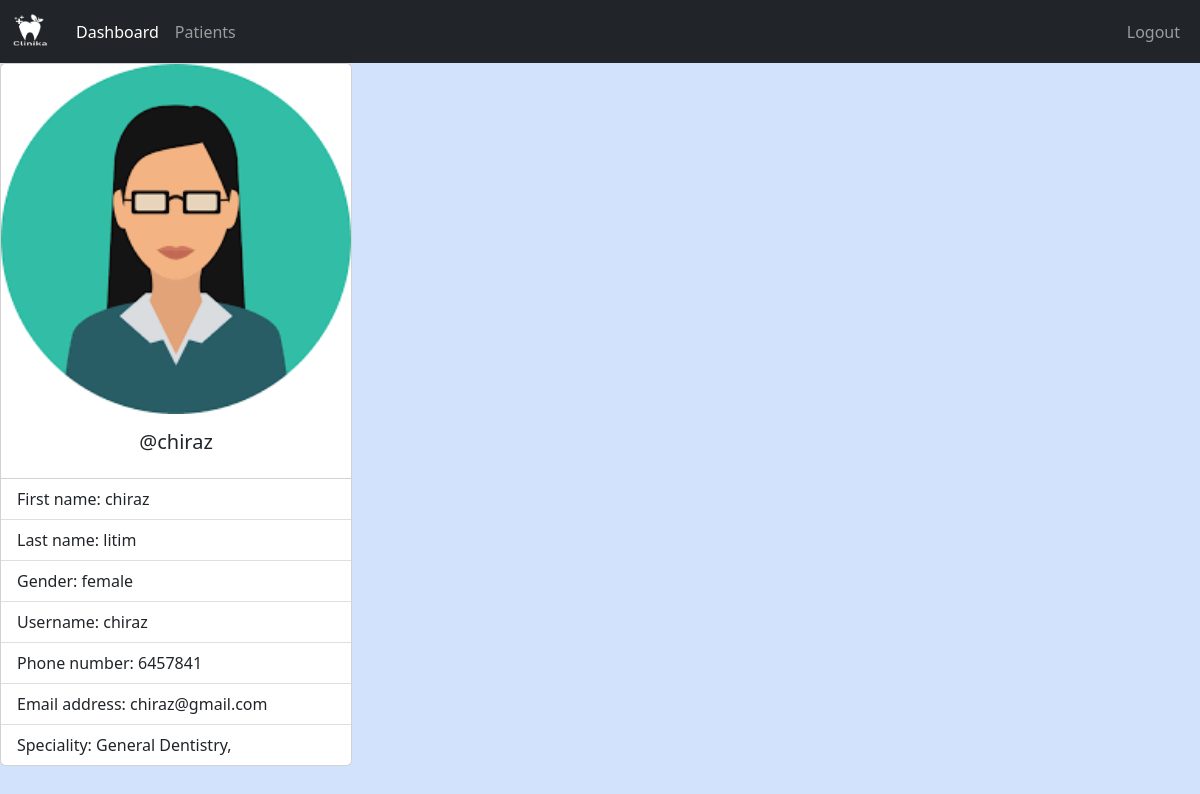
/doctor/index.php (signed in), run on the app's committed database.
### tables this page shows
CREATE TABLE `doctors` (
  `doctor_id` int(11) NOT NULL,
  `username` varchar(127) NOT NULL,
  `password` varchar(255) NOT NULL,
  `fname` varchar(127) NOT NULL,
  `lname` varchar(127) NOT NULL,
  `specialties` varchar(127) NOT NULL,
  `doctor_phone` int(12) NOT NULL,
  `doctor_email` varchar(127) NOT NULL,
  `gender` text NOT NULL
);

### doctor/data/doctor.php (called while the page is built)
<?php
function getDoctorById($doctor_id, $conn){
   $sql = "SELECT * FROM doctors
           WHERE doctor_id=?";
   $stmt = $conn->prepare($sql);
   $stmt->execute([$doctor_id]);
   if ($stmt->rowCount() == 1) {
     $doctor = $stmt->fetch();
     return $doctor;
   }else {
    return 0;
   }
}

### doctor/data/specialty.php (called while the page is built, shortened)
<?php
function getSpecialtyById($specialty_id, $conn){
   $sql = "SELECT * FROM specialties
           WHERE specialty_id=?";
   $stmt = $conn->prepare($sql);
   $stmt->execute([$specialty_id]);
   if ($stmt->rowCount() == 1) {
     $specialty = $stmt->fetch();
     return $specialty;
   }else {
   	return 0;
   }
}
 ?>

### doctor/index.php (the view, shortened to what this page needs)
<?php
if (isset($_SESSION['doctor_id']) &&
    isset($_SESSION['role'])) {
    if ($_SESSION['role'] == 'Doctor') {
       include "../DB_connection.php";
       include "data/doctor.php";
       include "data/specialty.php";
       $doctor_id = $_SESSION['doctor_id'];
       $doctor = getDoctorById($doctor_id, $conn);
 ?>
<!DOCTYPE html>
<html lang="en">
<head>
	<link rel="stylesheet" href="https://cdn.jsdelivr.net/npm/bootstrap@5.2.0/dist/css/bootstrap.min.css">
	<link rel="stylesheet" href="../assets/css/style3.css">
  <link rel="stylesheet" href="https://cdnjs.cloudflare.com/ajax/libs/font-awesome/4.7.0/css/font-awesome.min.css">
</head>
<body>
    <?php
        include "inc/navbar.php";
        if ($doctor != 0) {
     ?>
     <div class="container1">
        <div class="card" style="width: 22rem;">
          <img src="../assets/img/doctor-<?=$doctor['gender']?>.png" class="card-img-top" alt="...">
          <div class="card-body">
            <h5 class="card-title text-center">@<?=$doctor['username']?></h5>
          </div>
                <ul class="list-group list-group-flush">
                <li class="list-group-item">First name: <?=$doctor['fname']?></li>
                <li class="list-group-item">Last name: <?=$doctor['lname']?></li>
                <li class="list-group-item">Gender: <?=$doctor['gender']?></li>
                <li class="list-group-item">Username: <?=$doctor['username']?></li>
                <li class="list-group-item">Phone number: <?=$doctor['doctor_phone']?></li>
                <li class="list-group-item">Email address: <?=$doctor['doctor_email']?></li>
                <li class="list-group-item">Speciality:
                    <?php
                    $s = '';
                    $specialties = str_split(trim($doctor['specialties']));
                    foreach ($specialties as $specialty) {
                        $s_temp = getSpecialtyById($specialty, $conn);
                        if ($s_temp != 0)
                            $s .=$s_temp['specialty'].', ';
                    }
                    echo $s;
                    ?>
                </li>
            </ul>
        </div>
     </div>
     <?php
        }else {
          header("Location: logout.php?error=An error occurred");
          exit;
        }
     ?>
</body>
</html>
<?php
  }else {
    header("Location: ../login.php");
    exit;
  }
}else {
	header("Location: ../login.php");
	exit;
}
?>

### assets/css/style3.css (style rules this page uses)
body { background-color: rgb(210, 225, 252); }

### data on the page
doctors: gender (picture), username "chiraz", fname "chiraz", lname "litim", gender "female", doctor_phone "6457841", doctor_email "chiraz@gmail.com"

### other printed values
$s "General Dentistry,"
